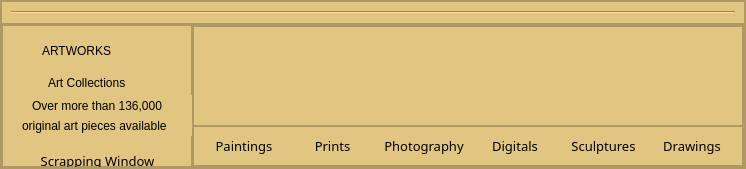
            <widget class="QFrame" name="frame_3">
             <property name="maximumSize">
              <size>
               <width>16777215</width>
               <height>190</height>
              </size>
             </property>
             <property name="styleSheet">
              <string notr="true">background-color:rgb(225, 198, 129)</string>
             </property>
             <property name="frameShape">
              <enum>QFrame::StyledPanel</enum>
             </property>
             <property name="frameShadow">
              <enum>QFrame::Raised</enum>
             </property>
             <layout class="QVBoxLayout" name="verticalLayout_4">
              <property name="spacing">
               <number>0</number>
              </property>
              <property name="leftMargin">
               <number>0</number>
              </property>
              <property name="topMargin">
               <number>0</number>
              </property>
              <property name="rightMargin">
               <number>0</number>
              </property>
              <property name="bottomMargin">
               <number>0</number>
              </property>
              <item>
               <widget class="QFrame" name="frame_4">
                <property name="minimumSize">
                 <size>
                  <width>0</width>
                  <height>0</height>
                 </size>
                </property>
                <property name="maximumSize">
                 <size>
                  <width>16777215</width>
                  <height>25</height>
                 </size>
                </property>
                <property name="frameShape">
                 <enum>QFrame::StyledPanel</enum>
                </property>
                <property name="frameShadow">
                 <enum>QFrame::Raised</enum>
                </property>
                <layout class="QVBoxLayout" name="verticalLayout_6">
                 <item>
                  <widget class="Line" name="line">
                   <property name="minimumSize">
                    <size>
                     <width>0</width>
                     <height>0</height>
                    </size>
                   </property>
                   <property name="styleSheet">
                    <string notr="true"/>
                   </property>
                   <property name="orientation">
                    <enum>Qt::Horizontal</enum>
                   </property>
                  </widget>
                 </item>
                </layout>
               </widget>
              </item>
              <item>
               <widget class="QFrame" name="frame_6">
                <property name="frameShape">
                 <enum>QFrame::StyledPanel</enum>
                </property>
                <property name="frameShadow">
                 <enum>QFrame::Raised</enum>
                </property>
                <layout class="QHBoxLayout" name="horizontalLayout">
                 <property name="spacing">
                  <number>0</number>
                 </property>
                 <property name="leftMargin">
                  <number>0</number>
                 </property>
                 <property name="topMargin">
                  <number>0</number>
                 </property>
                 <property name="rightMargin">
                  <number>0</number>
                 </property>
                 <property name="bottomMargin">
                  <number>0</number>
                 </property>
                 <item>
                  <widget class="QFrame" name="frame_7">
                   <property name="minimumSize">
                    <size>
                     <width>190</width>
                     <height>0</height>
                    </size>
                   </property>
                   <property name="maximumSize">
                    <size>
                     <width>175</width>
                     <height>16777215</height>
                    </size>
                   </property>
                   <property name="frameShape">
                    <enum>QFrame::StyledPanel</enum>
                   </property>
                   <property name="frameShadow">
                    <enum>QFrame::Raised</enum>
                   </property>
                   <widget class="QLabel" name="label_4">
                    <property name="geometry">
                     <rect>
                      <x>40</x>
                      <y>10</y>
                      <width>141</width>
                      <height>31</height>
                     </rect>
                    </property>
                    <property name="styleSheet">
                     <string notr="true">font: 14pt &quot;MS Shell Dlg 2&quot;;</string>
                    </property>
                    <property name="text">
                     <string>ARTWORKS</string>
                    </property>
                   </widget>
                   <widget class="QLabel" name="label_5">
                    <property name="geometry">
                     <rect>
                      <x>40</x>
                      <y>50</y>
                      <width>141</width>
                      <height>16</height>
                     </rect>
                    </property>
                    <property name="styleSheet">
                     <string notr="true">font: 11pt &quot;Times New Roman&quot;;</string>
                    </property>
                    <property name="text">
                     <string>  Art Collections</string>
                    </property>
                   </widget>
                   <widget class="QLabel" name="label_13">
                    <property name="geometry">
                     <rect>
                      <x>30</x>
                      <y>70</y>
                      <width>161</width>
                      <height>21</height>
                     </rect>
                    </property>
                    <property name="toolTip">
                     <string>&lt;html&gt;&lt;head/&gt;&lt;body&gt;&lt;p&gt;Over more than 136,000 &lt;/p&gt;&lt;p&gt;original art pieces available&lt;/p&gt;&lt;/body&gt;&lt;/html&gt;</string>
                    </property>
                    <property name="styleSheet">
                     <string notr="true">font: 10pt &quot;Times New Roman&quot;;</string>
                    </property>
                    <property name="text">
                     <string>Over more than 136,000</string>
                    </property>
                   </widget>
                   <widget class="QLabel" name="label_15">
                    <property name="geometry">
                     <rect>
                      <x>20</x>
                      <y>90</y>
                      <width>171</width>
                      <height>21</height>
                     </rect>
                    </property>
                    <property name="toolTip">
                     <string>&lt;html&gt;&lt;head/&gt;&lt;body&gt;&lt;p&gt;Over more than 136,000 &lt;/p&gt;&lt;p&gt;original art pieces available&lt;/p&gt;&lt;/body&gt;&lt;/html&gt;</string>
                    </property>
                    <property name="styleSheet">
                     <string notr="true">font: 10pt &quot;Times New Roman&quot;;</string>
                    </property>
                    <property name="text">
                     <string>original art pieces available</string>
                    </property>
                   </widget>
                   <widget class="QPushButton" name="btnScrappingWindow">
                    <property name="geometry">
                     <rect>
                      <x>20</x>
                      <y>120</y>
                      <width>151</width>
                      <height>31</height>
                     </rect>
                    </property>
                    <property name="minimumSize">
                     <size>
                      <width>80</width>
                      <height>20</height>
                     </size>
                    </property>
                    <property name="font">
                     <font>
                      <family>MS Reference Sans Serif</family>
                      <pointsize>10</pointsize>
                     </font>
                    </property>
                    <property name="styleSheet">
                     <string notr="true">QPushButton:hover{
border: 2px solid rgb(217, 145, 48);
}</string>
                    </property>
                    <property name="text">
                     <string>Scrapping Window</string>
                    </property>
                    <property name="autoDefault">
                     <bool>false</bool>
                    </property>
                    <property name="default">
                     <bool>false</bool>
                    </property>
                    <property name="flat">
                     <bool>true</bool>
                    </property>
                   </widget>
                  </widget>
                 </item>
                 <item>
                  <widget class="QFrame" name="frame_8">
                   <property name="frameShape">
                    <enum>QFrame::StyledPanel</enum>
                   </property>
                   <property name="frameShadow">
                    <enum>QFrame::Raised</enum>
                   </property>
                   <layout class="QVBoxLayout" name="verticalLayout_5">
                    <property name="spacing">
                     <number>0</number>
                    </property>
                    <property name="leftMargin">
                     <number>0</number>
                    </property>
                    <property name="topMargin">
                     <number>0</number>
                    </property>
                    <property name="rightMargin">
                     <number>0</number>
                    </property>
                    <property name="bottomMargin">
                     <number>0</number>
                    </property>
                    <item>
                     <widget class="QFrame" name="frame_9">
                      <property name="minimumSize">
                       <size>
                        <width>550</width>
                        <height>100</height>
                       </size>
                      </property>
                      <property name="frameShape">
                       <enum>QFrame::StyledPanel</enum>
                      </property>
                      <property name="frameShadow">
                       <enum>QFrame::Raised</enum>
                      </property>
                      <layout class="QHBoxLayout" name="horizontalLayout_2">
                       <item>
                        <widget class="QLabel" name="label_6">
                         <property name="styleSheet">
                          <string notr="true">background-image:url(:/resource/graphics/P12.jpg)</string>
                         </property>
                         <property name="text">
                          <string/>
                         </property>
                         <property name="pixmap">
                          <pixmap resource="project.qrc">:/resource/graphics/P12.jpg</pixmap>
                         </property>
                         <property name="scaledContents">
                          <bool>true</bool>
                         </property>
                        </widget>
                       </item>
                       <item>
                        <widget class="QLabel" name="label_7">
                         <property name="styleSheet">
                          <string notr="true">background-image:url(:/resource/graphics/P5.jpg)</string>
                         </property>
                         <property name="text">
                          <string/>
                         </property>
                         <property name="pixmap">
                          <pixmap resource="project.qrc">:/resource/graphics/P5.jpg</pixmap>
                         </property>
                         <property name="scaledContents">
                          <bool>true</bool>
                         </property>
                        </widget>
                       </item>
                       <item>
                        <widget class="QLabel" name="label_8">
                         <property name="styleSheet">
                          <string notr="true">background-image:url(:/resource/graphics/P41.jpg)</string>
                         </property>
                         <property name="text">
                          <string/>
                         </property>
                         <property name="pixmap">
                          <pixmap resource="project.qrc">:/resource/graphics/P41.jpg</pixmap>
                         </property>
                         <property name="scaledContents">
                          <bool>true</bool>
                         </property>
                        </widget>
                       </item>
                       <item>
                        <widget class="QLabel" name="label_9">
                         <property name="styleSheet">
                          <string notr="true">background-image:url(:/resource/graphics/P8.jpg)</string>
                         </property>
                         <property name="text">
                          <string/>
                         </property>
                         <property name="pixmap">
                          <pixmap resource="project.qrc">:/resource/graphics/P8.jpg</pixmap>
                         </property>
                         <property name="scaledContents">
                          <bool>true</bool>
                         </property>
                        </widget>
                       </item>
                       <item>
                        <widget class="QLabel" name="label_10">
                         <property name="styleSheet">
                          <string notr="true">background-image:url(:/resource/graphics/P14.jpg)</string>
                         </property>
                         <property name="text">
                          <string/>
                         </property>
                         <property name="pixmap">
                          <pixmap resource="project.qrc">:/resource/graphics/P14.jpg</pixmap>
                         </property>
                         <property name="scaledContents">
                          <bool>true</bool>
                         </property>
                        </widget>
                       </item>
                       <item>
                        <widget class="QLabel" name="label_11">
                         <property name="styleSheet">
                          <string notr="true">background-image:url(:/resource/graphics/P11.jpg)</string>
                         </property>
                         <property name="text">
                          <string/>
                         </property>
                         <property name="pixmap">
                          <pixmap resource="project.qrc">:/resource/graphics/P11.jpg</pixmap>
                         </property>
                         <property name="scaledContents">
                          <bool>true</bool>
                         </property>
                        </widget>
                       </item>
                      </layout>
                     </widget>
                    </item>
                    <item>
                     <widget class="QFrame" name="frame_10">
                      <property name="minimumSize">
                       <size>
                        <width>0</width>
                        <height>40</height>
                       </size>
                      </property>
                      <property name="maximumSize">
                       <size>
                        <width>16777215</width>
                        <height>40</height>
                       </size>
                      </property>
                      <property name="frameShape">
                       <enum>QFrame::StyledPanel</enum>
                      </property>
                      <property name="frameShadow">
                       <enum>QFrame::Raised</enum>
                      </property>
                      <layout class="QHBoxLayout" name="horizontalLayout_3">
                       <item>
                        <widget class="QPushButton" name="btnPaintings">
                         <property name="minimumSize">
                          <size>
                           <width>80</width>
                           <height>20</height>
                          </size>
                         </property>
                         <property name="font">
                          <font>
                           <family>MS Reference Sans Serif</family>
                           <pointsize>10</pointsize>
                          </font>
                         </property>
                         <property name="styleSheet">
                          <string notr="true">QPushButton:hover{
border: 2px solid rgb(217, 145, 48);
}</string>
                         </property>
                         <property name="text">
                          <string>Paintings</string>
                         </property>
                         <property name="flat">
                          <bool>true</bool>
                         </property>
                        </widget>
                       </item>
                       <item>
                        <widget class="QPushButton" name="btnPrints">
                         <property name="minimumSize">
                          <size>
                           <width>80</width>
                           <height>20</height>
                          </size>
                         </property>
                         <property name="font">
                          <font>
                           <family>MS Reference Sans Serif</family>
                           <pointsize>10</pointsize>
                          </font>
                         </property>
                         <property name="styleSheet">
                          <string notr="true">QPushButton:hover{
border: 2px solid rgb(217, 145, 48);
}</string>
                         </property>
                         <property name="text">
                          <string>Prints</string>
                         </property>
                         <property name="flat">
                          <bool>true</bool>
                         </property>
                        </widget>
                       </item>
                       <item>
                        <widget class="QPushButton" name="btnPhotography">
                         <property name="minimumSize">
                          <size>
                           <width>80</width>
                           <height>20</height>
                          </size>
                         </property>
                         <property name="font">
                          <font>
                           <family>MS Reference Sans Serif</family>
                           <pointsize>10</pointsize>
                          </font>
                         </property>
                         <property name="styleSheet">
                          <string notr="true">QPushButton:hover{
border: 2px solid rgb(217, 145, 48);
}</string>
                         </property>
                         <property name="text">
                          <string>Photography</string>
                         </property>
                         <property name="flat">
                          <bool>true</bool>
                         </property>
                        </widget>
                       </item>
                       <item>
                        <widget class="QPushButton" name="btnDigitals">
                         <property name="minimumSize">
                          <size>
                           <width>80</width>
                           <height>20</height>
                          </size>
                         </property>
                         <property name="font">
                          <font>
                           <family>MS Reference Sans Serif</family>
                           <pointsize>10</pointsize>
                          </font>
                         </property>
                         <property name="styleSheet">
                          <string notr="true">QPushButton:hover{
border: 2px solid rgb(217, 145, 48);
}</string>
                         </property>
                         <property name="text">
                          <string>Digitals</string>
                         </property>
                         <property name="flat">
                          <bool>true</bool>
                         </property>
                        </widget>
                       </item>
                       <item>
                        <widget class="QPushButton" name="btnSculptures">
                         <property name="minimumSize">
                          <size>
                           <width>80</width>
                           <height>20</height>
                          </size>
                         </property>
                         <property name="font">
                          <font>
                           <family>MS Reference Sans Serif</family>
                           <pointsize>10</pointsize>
                          </font>
                         </property>
                         <property name="styleSheet">
                          <string notr="true">QPushButton:hover{
border: 2px solid rgb(217, 145, 48);
}</string>
                         </property>
                         <property name="text">
                          <string>Sculptures</string>
                         </property>
                         <property name="flat">
                          <bool>true</bool>
                         </property>
                        </widget>
                       </item>
                       <item>
                        <widget class="QPushButton" name="btnDrawings">
                         <property name="minimumSize">
                          <size>
                           <width>80</width>
                           <height>20</height>
                          </size>
                         </property>
                         <property name="font">
                          <font>
                           <family>MS Reference Sans Serif</family>
                           <pointsize>10</pointsize>
                          </font>
                         </property>
                         <property name="styleSheet">
                          <string notr="true">QPushButton:hover{
border: 2px solid rgb(217, 145, 48);
}</string>
                         </property>
                         <property name="text">
                          <string>Drawings</string>
                         </property>
                         <property name="flat">
                          <bool>true</bool>
                         </property>
                        </widget>
                       </item>
                      </layout>
                     </widget>
                    </item>
                   </layout>
                  </widget>
                 </item>
                </layout>
               </widget>
              </item>
             </layout>
            </widget>
